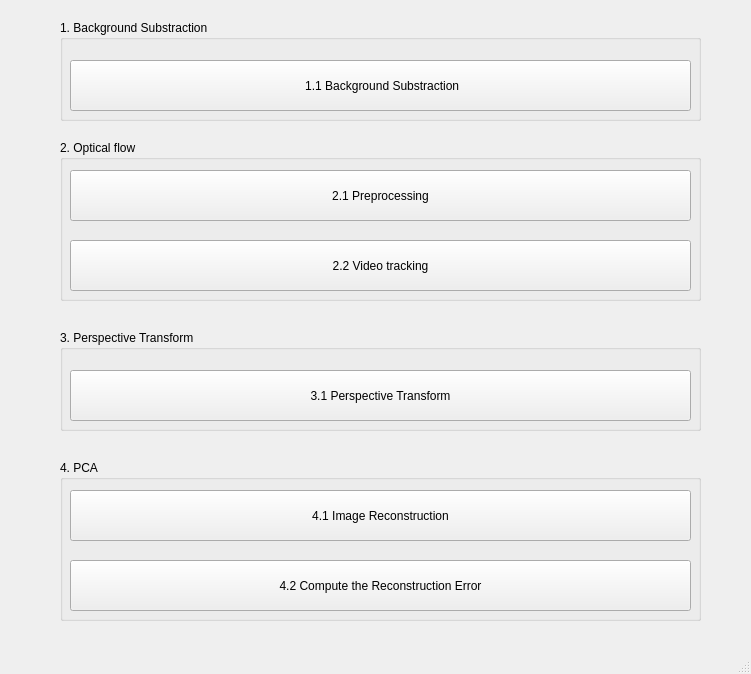
<?xml version="1.0" encoding="UTF-8"?>
<ui version="4.0">
 <class>MainWindow</class>
 <widget class="QMainWindow" name="MainWindow">
  <property name="geometry">
   <rect>
    <x>0</x>
    <y>0</y>
    <width>751</width>
    <height>674</height>
   </rect>
  </property>
  <property name="windowTitle">
   <string>MainWindow</string>
  </property>
  <widget class="QWidget" name="centralwidget">
   <widget class="QGroupBox" name="groupBox">
    <property name="geometry">
     <rect>
      <x>60</x>
      <y>20</y>
      <width>641</width>
      <height>101</height>
     </rect>
    </property>
    <property name="title">
     <string>1. Background Substraction</string>
    </property>
    <widget class="QPushButton" name="pushButton">
     <property name="geometry">
      <rect>
       <x>10</x>
       <y>40</y>
       <width>621</width>
       <height>51</height>
      </rect>
     </property>
     <property name="text">
      <string> 1.1 Background Substraction</string>
     </property>
    </widget>
   </widget>
   <widget class="QGroupBox" name="groupBox_2">
    <property name="geometry">
     <rect>
      <x>60</x>
      <y>140</y>
      <width>641</width>
      <height>161</height>
     </rect>
    </property>
    <property name="title">
     <string>2. Optical flow</string>
    </property>
    <widget class="QPushButton" name="pushButton_2">
     <property name="geometry">
      <rect>
       <x>10</x>
       <y>30</y>
       <width>621</width>
       <height>51</height>
      </rect>
     </property>
     <property name="text">
      <string>2.1 Preprocessing</string>
     </property>
    </widget>
    <widget class="QPushButton" name="pushButton_3">
     <property name="geometry">
      <rect>
       <x>10</x>
       <y>100</y>
       <width>621</width>
       <height>51</height>
      </rect>
     </property>
     <property name="text">
      <string>2.2 Video tracking</string>
     </property>
    </widget>
   </widget>
   <widget class="QGroupBox" name="groupBox_3">
    <property name="geometry">
     <rect>
      <x>60</x>
      <y>330</y>
      <width>641</width>
      <height>101</height>
     </rect>
    </property>
    <property name="title">
     <string>3. Perspective Transform</string>
    </property>
    <widget class="QPushButton" name="pushButton_4">
     <property name="geometry">
      <rect>
       <x>10</x>
       <y>40</y>
       <width>621</width>
       <height>51</height>
      </rect>
     </property>
     <property name="text">
      <string>3.1 Perspective Transform</string>
     </property>
    </widget>
   </widget>
   <widget class="QGroupBox" name="groupBox_4">
    <property name="geometry">
     <rect>
      <x>60</x>
      <y>460</y>
      <width>641</width>
      <height>161</height>
     </rect>
    </property>
    <property name="title">
     <string>4. PCA</string>
    </property>
    <widget class="QPushButton" name="pushButton_5">
     <property name="geometry">
      <rect>
       <x>10</x>
       <y>30</y>
       <width>621</width>
       <height>51</height>
      </rect>
     </property>
     <property name="text">
      <string>4.1 Image Reconstruction</string>
     </property>
    </widget>
    <widget class="QPushButton" name="pushButton_6">
     <property name="geometry">
      <rect>
       <x>10</x>
       <y>100</y>
       <width>621</width>
       <height>51</height>
      </rect>
     </property>
     <property name="text">
      <string>4.2 Compute the Reconstruction Error</string>
     </property>
    </widget>
   </widget>
  </widget>
  <widget class="QMenuBar" name="menubar">
   <property name="geometry">
    <rect>
     <x>0</x>
     <y>0</y>
     <width>751</width>
     <height>21</height>
    </rect>
   </property>
  </widget>
  <widget class="QStatusBar" name="statusbar"/>
 </widget>
 <resources/>
 <connections/>
</ui>
